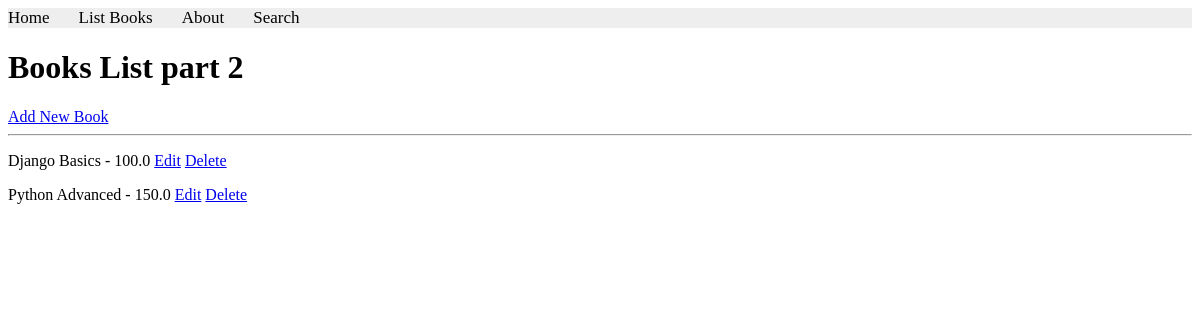
Before: /books/lab9_part2/listbooks/ with the older database file.
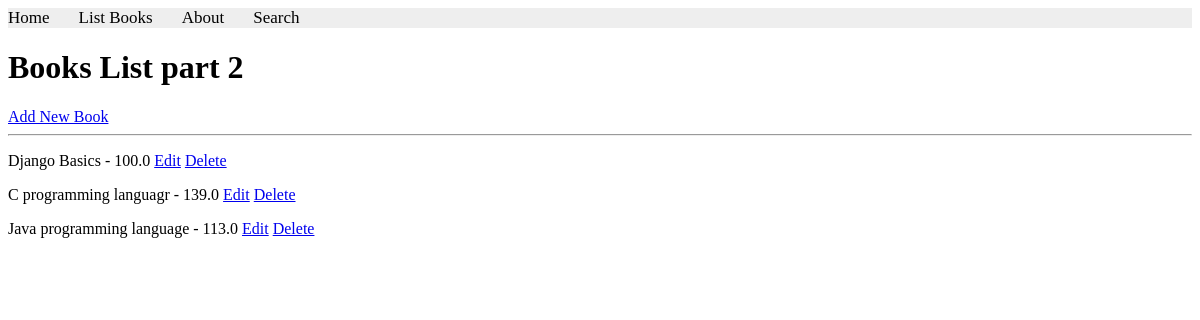
After: the same page with the newer database file.
### apps/bookmodule/models.py (models this page shows)
class Book(models.Model):
    title = models.CharField(max_length=100)
    price = models.FloatField(default=0.0)
    quantity = models.IntegerField(default=1)
    pubdate = models.DateTimeField()
    rating = models.SmallIntegerField(default=1)
    publisher = models.ForeignKey(Publisher, null=True, on_delete=models.SET_NULL)
    authors = models.ManyToManyField(Author)

### apps/bookmodule/views.py (the view)
# urls.py: path('lab9_part2/listbooks/', views.list_books_part2, name="books.lab9_part2.listbooks"),
def list_books_part2(request):
    books = Book.objects.all()
    return render(request, 'bookmodule/lab9_part2/listbooks.html', {'books': books})

### apps/templates/bookmodule/lab9_part2/listbooks.html (shortened to what this page needs)
{% extends "layouts/base.html" %}
{% load static %}
{% block content %}
<h1>Books List part 2</h1>
<a href="/books/lab9_part2/addbook/">Add New Book</a>
<hr>
{% for book in books %}
    <p>
        {{ book.title }} - {{ book.price }}
        <a href="/books/lab9_part2/editbook/{{ book.id }}">Edit</a>
        <a href="/books/lab9_part2/deletebook/{{ book.id }}">Delete</a>
    </p>
{% endfor %}
{% endblock content %}

Changed rows visible on the page:
removed Book: title "Python Advanced", price "150.0"
added Book: title "C programming languagr", price "139.0"
added Book: title "Java programming language", price "113.0"
